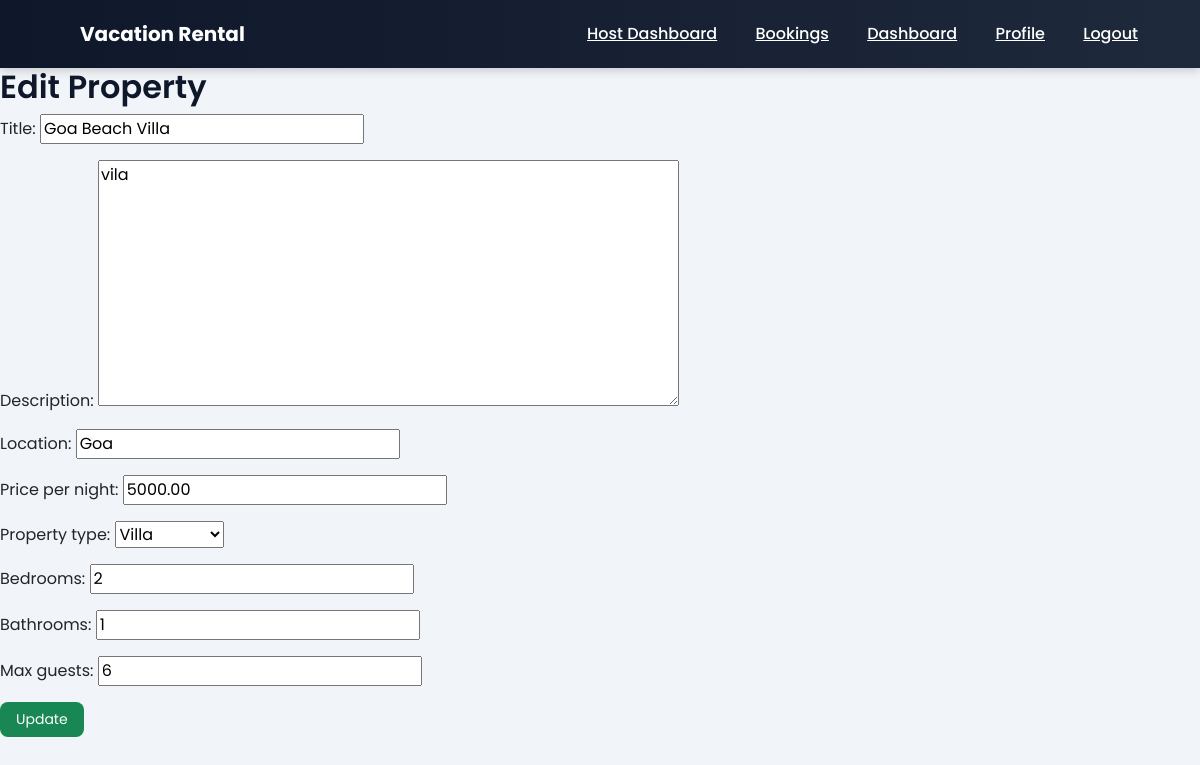
Screenshot of /edit-property/1/ (signed in) with the database file from the repository.
### properties/models.py (models this page shows, shortened)
class Property(models.Model):
    PROPERTY_TYPES = (
        ('apartment','Apartment'),
        ('house','House'),
        ('villa','Villa'),
        ('cabin','Cabin'),
    )
    host = models.ForeignKey(User, on_delete=models.CASCADE)
    title = models.CharField(max_length=200)
    description = models.TextField()
    location = models.CharField(max_length=200)
    price_per_night = models.DecimalField(max_digits=10, decimal_places=2)
    property_type = models.CharField(max_length=20, choices=PROPERTY_TYPES)
    bedrooms = models.IntegerField()
    bathrooms = models.IntegerField()
    max_guests = models.IntegerField()
    created_at = models.DateTimeField(auto_now_add=True)

### properties/views.py (the view)
# urls.py: path('edit-property/<int:id>/', views.edit_property, name="edit_property"),
@login_required
def edit_property(request, id):
    property = get_object_or_404(Property, id=id)
    form = PropertyForm(instance=property)
    if request.method == "POST":
        form = PropertyForm(request.POST, instance=property)
        if form.is_valid():
            form.save()
            return redirect('/host-dashboard')
    return render(request, 'edit_property.html', {'form': form})

### properties/forms.py
class PropertyForm(forms.ModelForm):
    class Meta:
        model = Property
        fields = [
            'title',
            'description',
            'location',
            'price_per_night',
            'property_type',
            'bedrooms',
            'bathrooms',
            'max_guests'
        ]

### templates/edit_property.html (shortened to what this page needs)
{% extends "base.html" %}
{% block content %}
<h2>Edit Property</h2>
<form method="POST">
{{ form.as_p }}
<button class="btn btn-success">Update</button>
</form>
{% endblock %}

### static/css/style.css (style rules this page uses)
body { font-family: 'Poppins', sans-serif; margin:0; padding:0; background:#f1f5f9; }
h1,h2,h3,h4 { font-weight:600; color:#0f172a; }
.btn { padding:7px 16px; border-radius:8px; border:none; cursor:pointer; font-size:14px; }
h2 { font-weight:600; }

### rows the page displays
Property: title "Goa Beach Villa", description "vila", location "Goa", price_per_night "5000.00", property_type "Villa", bedrooms "2", bathrooms "1", max_guests "6"
